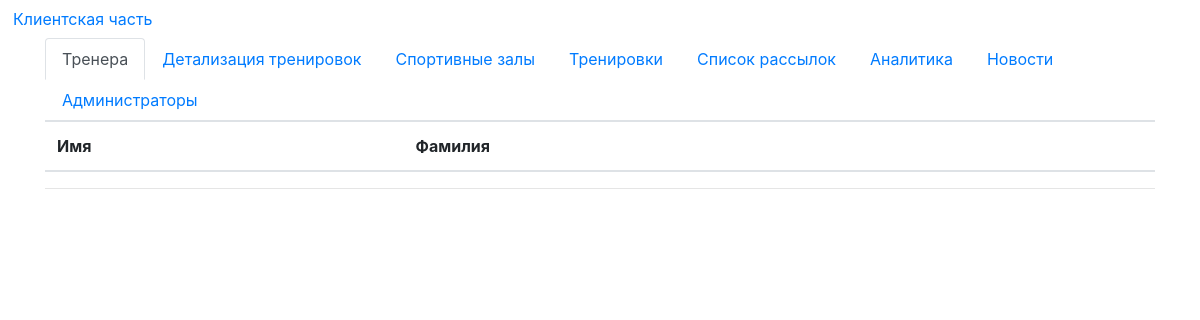
The page /adminapp.php on the database as committed earlier.
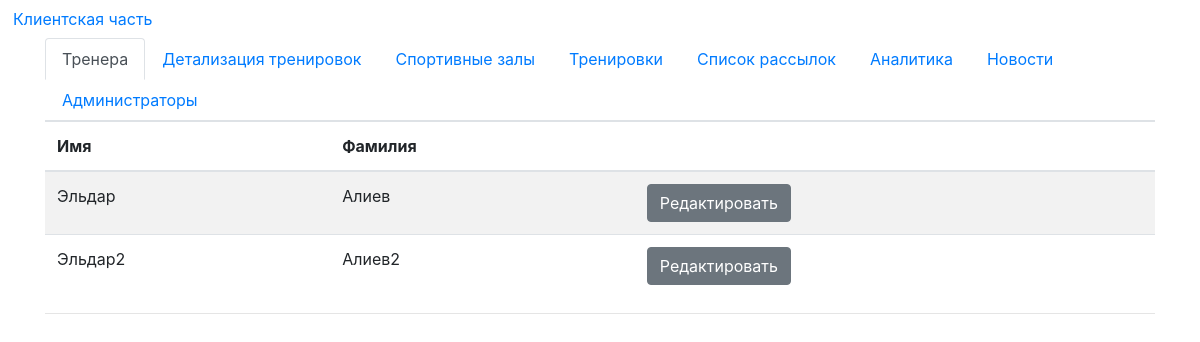
The same page on the database as committed later.
### tables this page shows
CREATE TABLE IF NOT EXISTS `trainer` (
  `id` int(11) NOT NULL AUTO_INCREMENT,
  `first_name` text NOT NULL,
  `last_name` text NOT NULL,
  `tel` text NOT NULL,
  `vk_id` int(11) NOT NULL,
  `sex` int(11) NOT NULL,
  PRIMARY KEY (`id`)
);

### lib/adminbd.php (the view, shortened to what this page needs)
<?php
function get_trainers($connectEDB) {
	$sql = "SELECT * FROM " . TTRAINER . " WHERE 1";
	$rez = mysqli_query($connectEDB, $sql);
	$trainersarr = array();
	$trainersmod = array();
	while ($value = mysqli_fetch_assoc($rez)) {
		$id = $value['id'];
		$firstname = $value['first_name'];
		$lastname = $value['last_name'];
		$tel = $value['tel'];
		$vkid = $value['vk_id'];
		$button = '<button type="button" class="btn btn-secondary" data-toggle="modal" data-target="#' . "edit_tr$id" . '"' . '>Редактировать</button>';
		$trainers_tr = "<tr><td>$firstname</td><td>$lastname</td><td>$button</td></tr>";
		$trainersarr[] = $trainers_tr;
		$tp_add_trainer = new Template;
		$tp_add_trainer->get_tpl('templates/add_trainer.tpl');
		$tp_add_trainer->set_value('ID', $id);
		$tp_add_trainer->set_value('TRFIRSTNAME', $firstname);
		$tp_add_trainer->set_value('TLASTNAME', $lastname);
		$tp_add_trainer->set_value('TTEL', $tel);
		$tp_add_trainer->set_value('TVKID', $vkid);
		$tp_add_trainer->tpl_parse();
		$trainersmod[] = $tp_add_trainer->html;
	}
	$trainersarr = implode($trainersarr);
	$trainersmod = implode($trainersmod);
	return array($trainersarr, $trainersmod);
}

Rows that differ between the two databases and show on the page:
added trainer: first_name "Эльдар", last_name "Алиев"
added trainer: first_name "Эльдар2", last_name "Алиев2"
Other text that changed with them:
text now shown: "Редактировать Редактировать"
